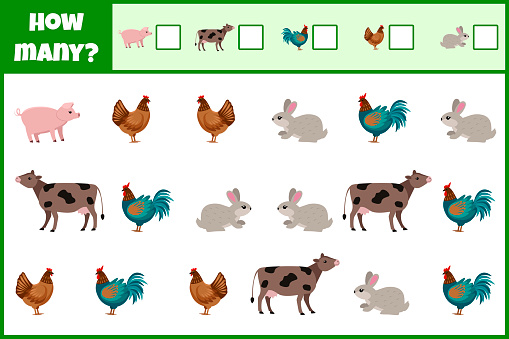
#> input picture img/dem.jpg, 509 x 339 px, found by its file name
$ python process_morphological_count_number_objects.py
#> lines starting #> are read from the running program, lines starting #| are printed output that depends on the picture; after the words box and inside, x2 and y2 are one past the last pixel; in counts of white or black regions, pixels touching at a corner belong together
import numpy as np
import matplotlib.pyplot as plt
from scipy import ndimage
from PIL import Image

my_path = 'C:/computer_vision/img/dem.jpg'
im= Image.open(my_path)
#> im is the input picture: PIL image 509x339 RGB; mean R, G, B 210.6, 223.5, 205.1
gray_image = im.convert('L')    #chuyển về ảnh xám
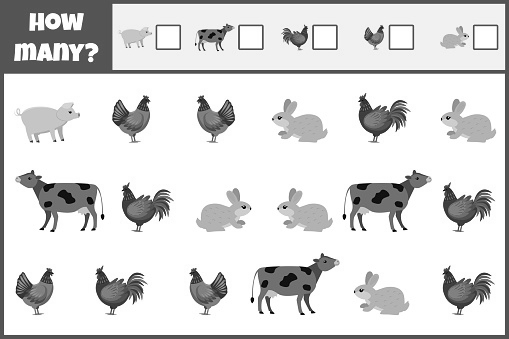
#> gray_image: PIL image 509x339 L; min 0, max 255, mean 217.6
image_array = np.array(gray_image)    #chuyển sang mảng

#chuyển sang ảnh nhị phân
binary_image = 1*(image_array>200)    #điểm nào lớn hơn 200 thì quay về 1, ngược lại thì về 0 -> vật thể thành đen, nền trắng
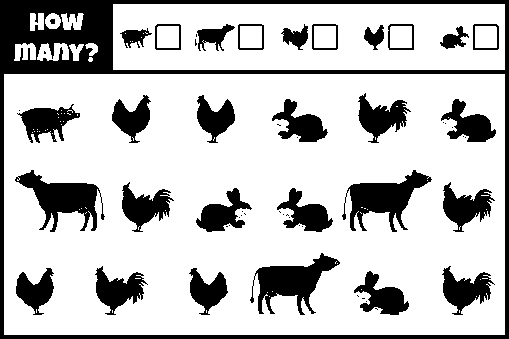
#> binary_image: shape (339, 509) int64; values 0 (black) and 1 (white), 76% white; 57 black regions (27 under 20 px), largest, box (x1, y1, x2, y2) and area: (0, 0, 509, 339) 14275, (250, 253, 340, 315) 2353, (342, 170, 432, 232) 2346
#ngược lại, nếu 1*(image_array<200) thì vật thể trắng nền đen
#mốc 200 có thể thay đổi theo ý mình

#thực hiện opening để loại bỏ nhiễu và nối các đối tượng
#thực hiện closing thì là binary_closing
opened_image = ndimage.binary_opening(binary_image, structure = np.ones((3,3)))
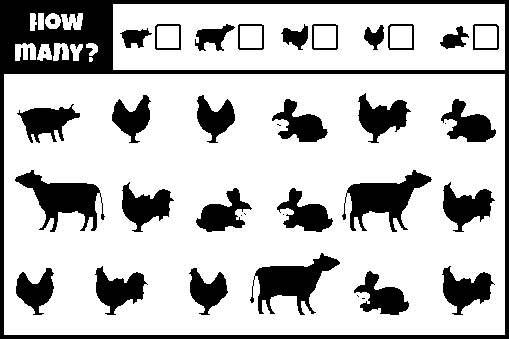
#> opened_image: shape (339, 509) bool; 75.5% white; 38 black regions (8 under 20 px), largest, box (x1, y1, x2, y2) and area: (0, 0, 509, 339) 14296, (250, 253, 340, 315) 2388, (342, 170, 432, 232) 2383
#sử dụng cấu trúc 3x3 để thực hiện, tất nhiên cấu trúc này là tùy mình quy định, ví dụ 9,5
#ta sẽ tùy chỉnh cấu trúc sao cho chính xác nhất

#đánh nhãn
labeled_image, num_features = ndimage.label(binary_image)
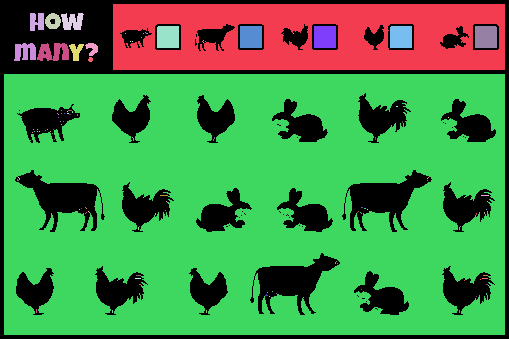
#> labeled_image: shape (339, 509) int32; 128 distinct labels, from 0 to 127; one colour per label, 0 black
#> num_features = 127
#đánh nhãn ảnh sau khi thực hiện opening
labeled_opening_image, num_opening_features = ndimage.label(opened_image)
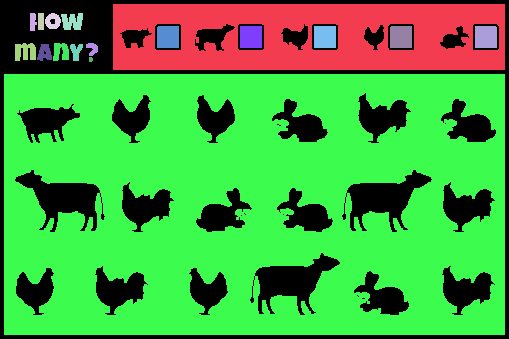
#> labeled_opening_image: shape (339, 509) int32; 18 distinct labels, from 0 to 17; one colour per label, 0 black
#> num_opening_features = 17

#tạo lưới subplot với 3 dòng và 1 cột
fig, axs = plt.subplots(2, 2, figsize=(50, 50))
# ảnh xám
axs[0, 0].imshow(gray_image, cmap='gray')
axs[0, 0].set_title('Ảnh xám')
#hình ảnh nhị phân
axs[0, 1].imshow(binary_image, cmap='gray')
axs[0, 1].set_title('Hình ảnh nhị phân')
#hình ảnh đã đánh nhãn
axs[1, 0].imshow(labeled_image, cmap='nipy_spectral')   #nipy_spectral tô mỗi đối tượng 1 màu
axs[1, 0].set_title(f'Hình ảnh đã đánh nhãn {num_features} đối tượng')
# f'Hình ảnh... thể hiện num_features là kiểu float
#hình ảnh sau khi thực hiện opening đã đánh nhãn
axs[1, 1].imshow(labeled_opening_image, cmap='nipy_spectral')   #nipy_spectral tô mỗi đối tượng 1 màu
axs[1, 1].set_title(f'Hình ảnh sau opening đã đánh nhãn {num_opening_features} đối tượng')
plt.show()
